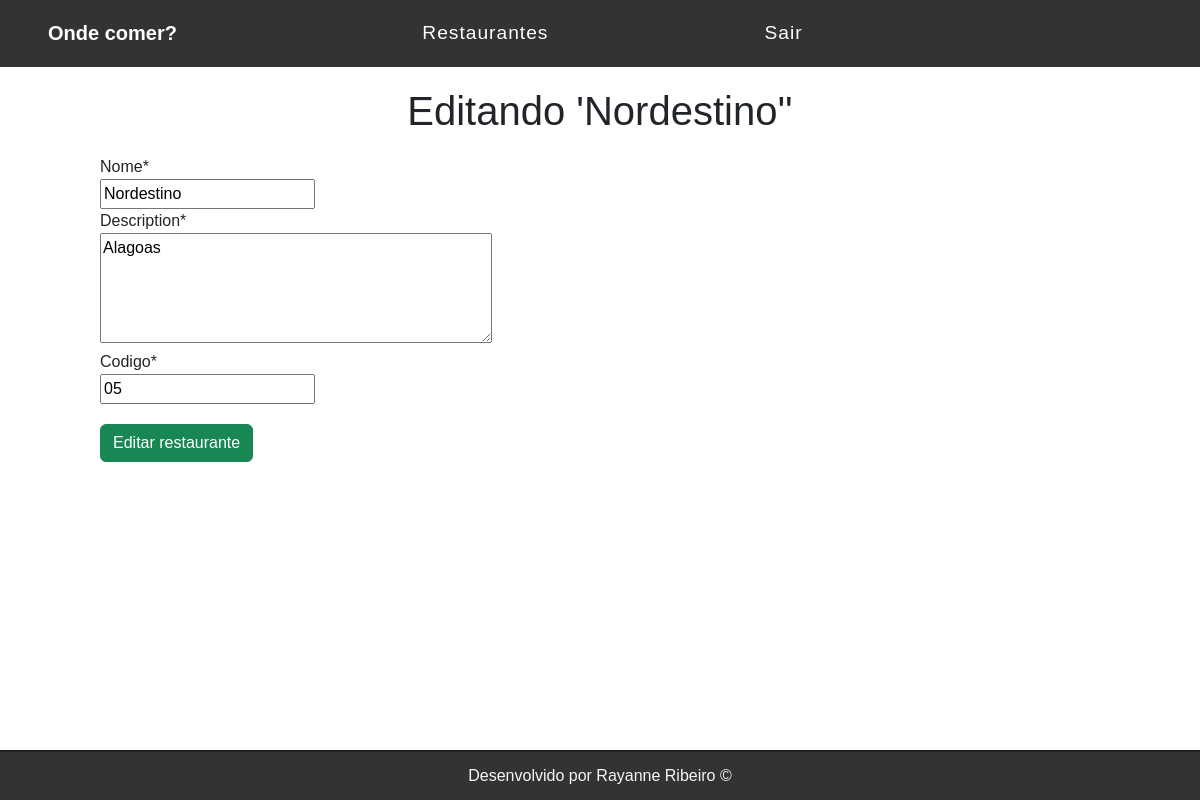
/edit/3 (signed in), run on the app's committed database.
### restaurantes/models.py (models this page shows, shortened)
class Restaurante(models.Model):
    nome = models.CharField(max_length=255)
    description = models.TextField()
    codigo = models.CharField(max_length=15)
    created_at = models.DateTimeField(auto_now_add=True)
    updated_at = models.DateTimeField(auto_now=True)

### restaurantes/views.py (the view)
# urls.py: path('edit/<int:id>', editRestaurante, name='edit-restaurante'),
@login_required
def editRestaurante(request, id):
    restaurante = get_object_or_404(Restaurante, pk=id)
    form = RestauranteForm(instance=restaurante)
    if request.method == 'POST':
        form = RestauranteForm(request.POST, instance=restaurante)
        if (form.is_valid()):
            restaurante = form.save(commit=False)
            restaurante.save()
            return redirect('/')
        else:
            return render(request, 'restaurante/edit_restaurante.html', {'form': form, 'restaurante': restaurante})
    else:
        return render(request, 'restaurante/editrestaurante.html', {'form': form, 'restaurante': restaurante})

### restaurantes/forms.py
class RestauranteForm(forms.ModelForm):
    class Meta:
        model = Restaurante
        fields = ('nome', 'description', 'codigo')

### restaurantes/templates/restaurante/editrestaurante.html (shortened to what this page needs)
{% extends 'base.html' %}
{% load crispy_forms_tags %}
{% block content %}
<div class="offset-1 col-10 list-div">
    <h1>Editando '{{restaurante.nome}}'' </h1>
    <form  method="post">
        {{form|crispy}}
        <input type="submit"class="btn btn-success btn-edit" value="Editar restaurante">
    </form>
</div>
{% endblock %}

### restaurantes/static/css/style.css (style rules this page uses)
* { font-family: sans-serif; }
.list-div { padding: 0; }
.btn-add, .btn-edit { margin: 20px 0px; }
h6,h4,h3, h1 { text-align: center; }
h1 { margin-bottom: 20px; }
.textarea { height: 110px; }

### data on the page
Restaurante: nome "Nordestino", description "Alagoas", codigo "05"
